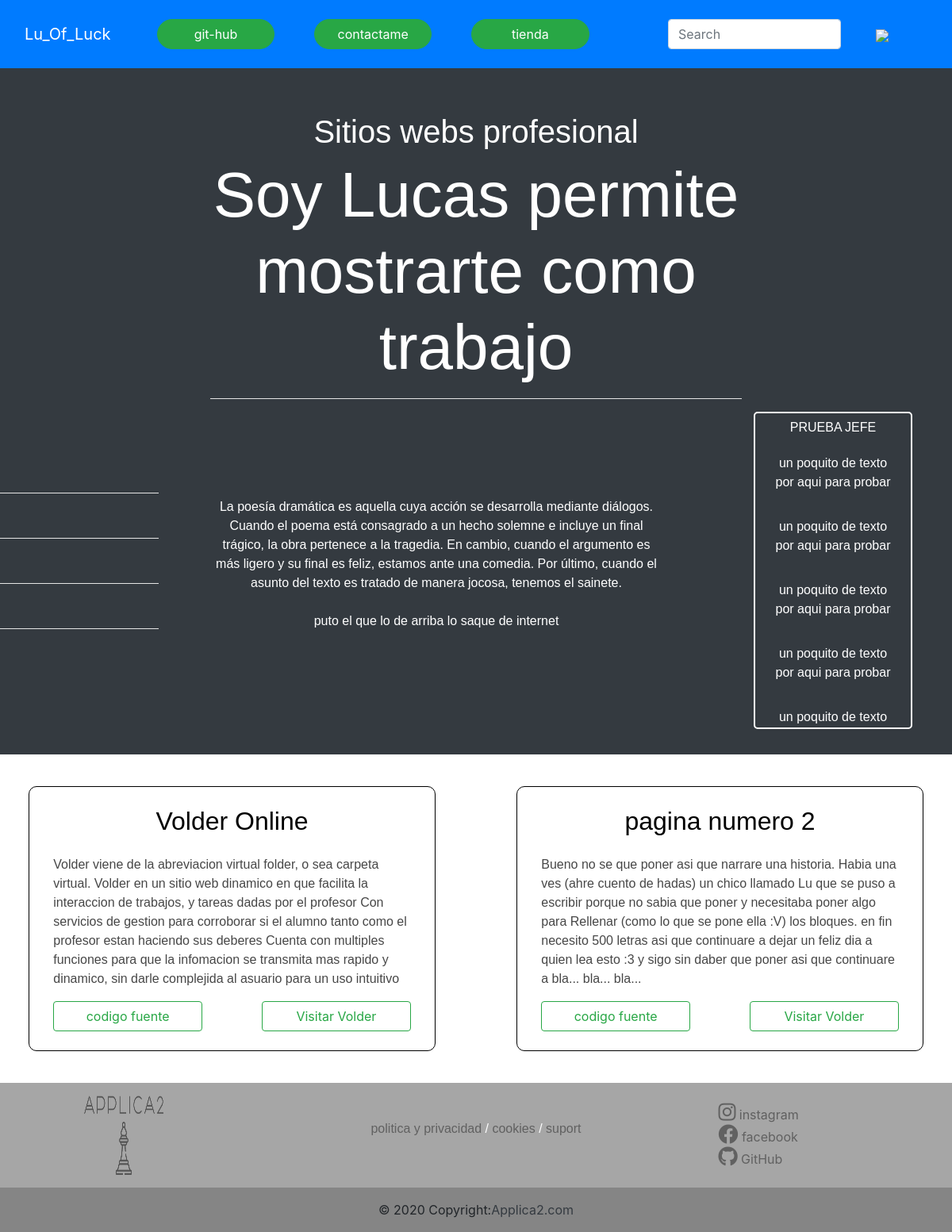
The page / on the database its author committed.
### proyectos/models.py (models this page shows, shortened)
class Proyectos(models.Model):
    nombre = models.CharField(max_length=40)
    descripcion = models.TextField(max_length=500)
    codigo_fuente = models.URLField()
    url = models.URLField()

### main/views.py (the view)
# urls.py: path('', include('main.urls')),
def main(request):
    proyectos = Proyectos.objects.all()
    return render(request, "main/main.html", {"proyectos":proyectos})

### main/templates/main/main.html (shortened to what this page needs)
{% extends 'main/base.html' %}
{% load static %}
{% block content %}
    <div class="main bg-dark">
        <div class="col-12 py-2">
            <div class="row">
                <div class="col-sm-12 col-md-7 titulo mx-auto pt-5 pb-0">
                    <h1 id="titulo" class="titulo-h1"> Sitios webs profesional </h1>
                    <h4 id="subtitulo" class="titulo-h4">Soy Lucas permite mostrarte como trabajo</h4><hr>
                </div>
            </div>
            <div class="row">
                <div class="linea col-md-2 my-auto p-0 ml-0">
                    <hr><br><hr><br><hr><br><hr><br>
                </div>
                <div class="col-md-6 mx-auto my-auto">
                    <p id="biografia">
                        La poesía dramática es aquella cuya acción se desarrolla mediante diálogos. Cuando el poema está consagrado a
                        un hecho solemne e incluye un final trágico, la obra pertenece a la tragedia. En cambio, cuando el argumento es
                        más ligero y su final es feliz, estamos ante una comedia. Por último, cuando el asunto del texto es tratado de
                        manera jocosa, tenemos el sainete.<br><br>
                        puto el que lo de arriba lo saque de internet
                    </p>
                </div>
                <div class="col-10 col-sm-6 col-md-2 cont">
                    <ul id="lista">
                        <li><h6>PRUEBA JEFE</h6></li>
                        <li> <p>un poquito de texto por aqui para probar </p></li>
                        <li> <p>un poquito de texto por aqui para probar </p></li>
                        <li> <p>un poquito de texto por aqui para probar </p></li>
                        <li> <p>un poquito de texto por aqui para probar </p></li>
                        <li> <p>un poquito de texto por aqui para probar </p></li>
                    </ul>
                </div>
            </div>
            <br>
        </div>
    </div>
    <div class="row my-4">
        {% for proyecto in proyectos%}
        <div class="col-9 col-sm-10 col-md-5 my-3 mx-auto con-pagina">
            <div class="col-md-8 mx-auto my-4 titulo ">
                <h2>{{proyecto.nombre}}</h2>
            </div>
            <div class="col-md-12 mx-auto contenido">
                <p>
                    {{proyecto.descripcion}}
                </p>
            </div>
            <div class="col-12 col-md-12 botones">
                <a href="{{proyecto.codigo_fuente}}" class="col-4 col-sm-5 btn btn-outline-success float-left mb-4 btn-i" target="_blank"> <span>codigo fuente</span>  </a>
                <a href="{{proyecto.url}}" class="col-4 col-sm-5 btn btn-outline-success float-right mb-4 btn-d" target="_blank"> <span> Visitar Volder </span> </a>
            </div>
        </div>
        {% endfor %}
    </div>
{% endblock %}

### main/templates/main/base.html (shortened to what this page needs)
{% load static %}
<!DOCTYPE html>
<html lang="en">
    <head>
        <link rel="stylesheet" type="text/css" href="{% static 'css/main.css' %}">
        <link rel="stylesheet" href="https://stackpath.bootstrapcdn.com/bootstrap/4.4.1/css/bootstrap.min.css">
        <link rel="stylesheet" href="https://use.fontawesome.com/releases/v5.8.1/css/all.css">
    </head>
    <body>
        <nav class="navbar navbar-expand-lg navbar-dark bg-primary">
            <div class="col-sm-12 col-md-1">
                <a class="navbar-brand  mx-auto" href="{% url 'Home' %}"> Lu_Of_Luck </a>
            </div>
            <div class="collapse navbar-collapse" id="navbarSupportedContent">
                <div class="form-inline col-sm-12 col-md-7 my-2 my-lg-0 mx-auto">
                    <a href="https://github.com/LuOfLuck" type="button" class="btn btn-success col-sm-3 col-md-3 my-2" id="btn-personalisados" target="BLANK">git-hub</a>
                    <a href="{% url 'contacto' %}" type="button" class="btn btn-success col-sm-3 col-md-3 my-2" id="btn-personalisados">contactame</a>
                    <a href="" type="button" class="btn btn-success col-sm-3 col-md-3 my-2" id="btn-personalisados">tienda</a>
                </div>
                <form class="form-inline my-2 col-xs-12 col-sm-12 col-md-4">
                    <input class="form-control col-xs-2 col-10 col-sm-10 col-md-8 my-2" type="search" placeholder="Search" aria-label="Search">
                    <button class="btn  my-2 btn-lupa col-1 col-sm-1 col-md-3 ml-3" type="submit">
                        <img class="mx-auto" id="lupa-icon" src="{% static 'img/lupa.png' %}">
                    </button>
                </form>
            </div>
        </nav>
        {% block content%}
        {% endblock %}
        <footer class="" style="background-color: rgba(151, 151, 151, 0.85);">
            <div class="row">
                <div class="col-12 col-sm-3 mx-auto">
                    <img src="{% static 'img/logo.png' %}" class="my-3 img">
                </div>
                <div class="col-10 col-sm-5 m-auto">
                    <p class="links">
                        <a href="#"> politica y privacidad </a> /
                        <a href="#"> cookies </a> /
                        <a href="#"> suport </a>
                    </p>
                </div>
                <div class="col-3 col-sm-3 m-auto">
                    <ul>
                        <li>
                            <a href="https://www.instagram.com/lugically_cosmic/" class="redes" target="_blank">
                                <i class="fab fa-instagram"></i>
                                <span>instagram</span>
                            </a>
                        </li>
                        <li>
                            <a href="https://www.facebook.com/lu.de.luck" class="redes" target="_blank">
                                <i class="fab fa-facebook"></i>
                                <span>facebook</span>
                            </a>
                        </li>
                        <li>
                            <a href="https://github.com/LuOfLuck/" class="redes" target="_blank">
                                <i class="fab fa-github"></i>
                                <span>GitHub</span>
                            </a>
                        </li>
                    </ul>
                </div>
            </div>
            <div class="text-center p-3" style="background-color: rgba(0, 0, 0, 0.2)">
                © 2020 Copyright:<a class="text-dark" href="#">Applica2.com</a>
            </div>
        </footer>
    </body>
</html>

### main/static/css/main.css (style rules this page uses)
* { margin: 0; padding: 0; }
body { background-color: hsl(0, 0%, 98%); }
p, h1,h2,h3,h4,h5,h6 { color:hsl(0, 0%, 100%); text-align: center; font-family: Arial, Helvetica, sans-serif; }
ul { margin: 0 !important; }
li { list-style: none; }
#titulo:scope, #subtitulo:read-only { font-size: 5rem; }
hr { background-color: rgb(255, 255, 255); }
#lupa-icon { width:25px; display: inline-block; margin-left: 15px; }
.btn-lupa { border:0px !important; }
#btn-personalisados { border-radius: 200px; height: auto !important; margin:auto; }
.cont { height: 50vh; border: 2px white solid; border-radius: 5px; margin: auto; overflow-x: auto; }
.cont li { list-style: none; padding: 8px; text-align: center; max-height: 100px; }
.linea { display: none; }
@media (min-width: 768px) { .linea { display: block; } }
.con-pagina { border: 1px black solid; border-radius: 10px; }
.contenido p { color:rgb(71, 71, 71); text-align: left; }
.titulo h2 { color:black; text-align: center; }
.img { height: 100px; width: 100px; display:block; margin:auto; }
.links a { color: rgba(70, 70, 70, 0.726); }
.redes { color: rgba(70, 70, 70, 0.726); }
.fab { font-size: 25px; }

### rows shown on the page
Proyectos: nombre "Volder Online", descripcion "Volder viene de la abreviacion virtual folder, o sea carpeta virtual. Volder en un sitio web dinamico en que facilita la interaccion de trabajos, y tareas dadas por el profesor Con servicios de gestion para corroborar si el alumno tanto como el profesor estan haciendo sus deberes Cuenta con multiples funciones para que la infomacion se transmita mas rapido y dinamico, sin darle complejida al asuario para un uso intuitivo"
Proyectos: nombre "pagina numero 2", descripcion "Bueno no se que poner asi que narrare una historia. Habia una ves (ahre cuento de hadas) un chico llamado Lu que se puso a escribir porque no sabia que poner y necesitaba poner algo para Rellenar (como lo que se pone ella :V) los bloques. en fin necesito 500 letras asi que continuare a dejar un feliz dia a quien lea esto :3 y sigo sin daber que poner asi que continuare a bla... bla... bla..."
